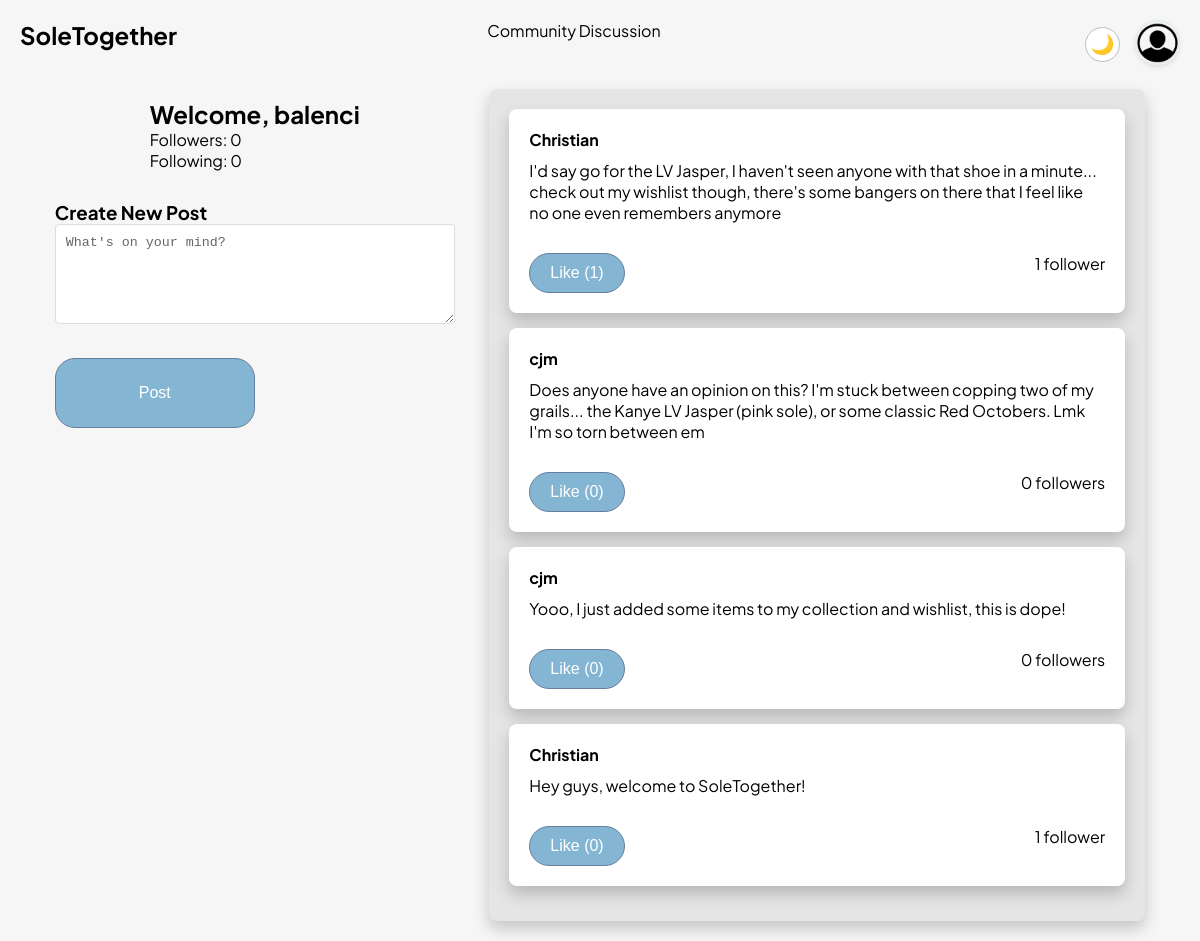
/discussion (signed in), run on the app's committed database.
### tables this page shows
CREATE TABLE DiscussionEntry (
    DiscussionEntryID INTEGER PRIMARY KEY AUTOINCREMENT,
    Body TEXT,
    Username TEXT NOT NULL,
    Likes INT DEFAULT 0,
    FOREIGN KEY (Username) REFERENCES Client(Username)
);

### main.py (the view)
@app.route('/discussion', methods=['GET'])
def view_discussion():
    if 'username' not in session:
        return redirect(url_for('login'))
    conn = get_db()
    dbCursor = conn.cursor()
    entries = logic.get_discussion_entries(dbCursor)
    user_stats = logic.get_user_stats(dbCursor, session['username'])
    return render_template(
        'discussion.html',
        entries=entries,
        current_user=session['username'],
        user_stats=user_stats
    )

### logic.py (called while the page is built)
def get_discussion_entries(dbCursor, limit=50):
    query = """
        SELECT de.DiscussionEntryID, de.Body, de.Username, de.Likes,
               COUNT(DISTINCT f.FollowerUsername) as FollowerCount
        FROM DiscussionEntry de
        LEFT JOIN Follows f ON de.Username = f.FollowingUsername
        GROUP BY de.DiscussionEntryID
        ORDER BY de.DiscussionEntryID DESC
        LIMIT ?
    """
    try:
        dbCursor.execute(query, (limit,))
        return dbCursor.fetchall()
    except Exception as e:
        print(f"Error fetching discussion entries: {e}")
        return []

def get_user_stats(dbCursor, username):
    try:
        follower_query = """
            SELECT COUNT(*) FROM Follows
            WHERE FollowingUsername = ?
        """
        dbCursor.execute(follower_query, (username,))
        follower_count = dbCursor.fetchone()[0]
        following_query = """
            SELECT COUNT(*) FROM Follows
            WHERE FollowerUsername = ?
        """
        dbCursor.execute(following_query, (username,))
        following_count = dbCursor.fetchone()[0]
        return {
            'followers': follower_count,
            'following': following_count
        }
    except Exception as e:
        print(f"Error getting user stats: {e}")
        return {'followers': 0, 'following': 0}

### main.py (called while the page is built)
def get_db():
    if 'db' not in g:
        g.db = sqlite3.connect(db_path, check_same_thread=False)
    return g.db

### templates/discussion.html (shortened to what this page needs)
<!DOCTYPE html>
<html>
<head>
    <link rel="stylesheet" href="static/app.css"/>
</head>
<body>
    <div class="top-of-menu">
        <a href="/menu" style="text-decoration: none; color: var(--text-primary);">
            <h2>SoleTogether</h2>
        </a>
        <p>Community Discussion</p>
        <div class="top-right-controls">
            <button id="theme-toggle" class="theme-btn">
                <span id="theme-icon">🌙</span>
            </button>
            <a href="{{ url_for('view_profile', username=session.username) }}">
                <img class="profile-icon" src="{{ url_for('static', filename='prof.jpeg') }}" alt="profile icon" style="cursor: pointer;">
            </a>
        </div>
    </div>
    <div class="discussion-container">
        <div class="left-column">
            <div class="user-stats">
                <h2>Welcome, {{ current_user }}</h2>
                <p>Followers: {{ user_stats.followers }}</p>
                <p>Following: {{ user_stats.following }}</p>
            </div>
            <div class="create-post">
                <h3>Create New Post</h3>
                <form id="postForm" onsubmit="createPost(event)">
                    <textarea name="body" required placeholder="What's on your mind?"></textarea>
                    <button type="submit" class="btn">Post</button>
                </form>
            </div>
        </div>
        <div class="column general-discussion-box">
            <div class="entries">
                {% for entry in entries %}
                <div class="general-discussion-entry entry" data-id="{{ entry[0] }}">
                    <div class="entry-header">
                        <a href="{{ url_for('view_profile', username=entry[2]) }}" style="text-decoration: none; color: var(--text-primary);">
                            <strong>{{ entry[2] }} </strong>
                        </a>
                    </div>
                    <p>{{ entry[1] }}</p>
                    <div class="entry-footer">
                        <button class="btn" onclick="toggleLike('{{entry[0]}}')">
                            Like ({{ entry[3] }})
                        </button>
                        {% if entry[4] == 1 %}
                            <span>{{ entry[4] }} follower</span>
                        {% else %}
                            <span>{{ entry[4] }} followers</span>
                        {% endif %}
                    </div>
                </div>
                {% endfor %}
            </div>
        </div>
    </div>
</body>
</html>

### static/app.css (style rules this page uses)
* { margin: 0; padding: 0; box-sizing: border-box; }
body { margin: 20px; font-family: "Plus Jakarta Sans", sans-serif; font-size: 1rem; background-color: rgb(246, 246, 246); }
html { font-size: 16px; scroll-behavior: smooth; }
.btn { padding: 10px 20px; font-size: 1rem; background-color: rgb(132, 182, 211); color: white; border-radius: 20px; cursor: pointer; border: 1.5px solid rgb(103, 126, 158); margin-top: 20px; }
.top-of-menu { display: flex; justify-content: space-between; margin-bottom: 20px; }
.top-of-menu p { transform: translateX(-57px); }
.profile-icon { border-radius: 10px; height: 40px; width: 40px; }
.discussion-container { display: flex; justify-content: space-between; }
.left-column { display: flex; flex: 1; margin-left: 3%; max-width: fit-content; align-items: center; flex-direction: column; }
.column { display: flex; flex: 1; align-items: center; flex-direction: column; }
.left-column button { width: 200px; height: 70px; }
.general-discussion-box { margin-left: 3%; margin-right: 3%; display: flex; grid-gap: 15px; width: 100%; padding: 20px; background-color: #e5e5e5; border-radius: 8px; box-sizing: border-box; box-shadow: 0px 8px 16px 0px rgba(0, 0, 0, 0.2); }
.general-discussion-entry { padding: 20px; background-color: #ffffff; border-radius: 8px; box-shadow: 0px 8px 16px 0px rgba(0, 0, 0, 0.2); }
.profile-icon { width: 45px; height: 45px; border-radius: 50%; border: 2px solid #e6edf0; box-shadow: 0 2px 4px rgba(0, 0, 0, 0.1); cursor: pointer; transition: transform 0.2s ease; }
:root { --background-primary: rgb(246, 246, 246); --background-secondary: #ffffff; --background-tertiary: #e5e5e5; --text-primary: #000000; --text-secondary: #666666; --accent-color: rgb(132, 182, 211); --border-color: #b6c0c4; --shadow-color: rgba(94, 94, 94, 0.2); --card-background: #ffffff; --card-hover: #f7f7f7; }
body { background-color: var(--background-primary); color: var(--text-primary); }
.top-right-controls { display: flex; align-items: center; gap: 15px; }
.theme-btn { background: none; border: none; cursor: pointer; font-size: 1.2rem; padding: 5px; display: flex; align-items: center; justify-content: center; border-radius: 50%; width: 35px; height: 35px; background-color: var(--background-secondary); border: 1px solid var(--border-color); transition: transform 0.2s ease; }
.general-discussion-box { background-color: var(--background-tertiary); }
.general-discussion-entry { background-color: var(--card-background); }
input, textarea { background-color: var(--card-background); color: var(--text-primary); border-color: var(--border-color); }
input::placeholder, textarea::placeholder { color: var(--text-secondary); }
* { transition: background-color 0.3s ease, color 0.3s ease; }

### templates/discussion.html (style rules this page uses)
.user-stats { margin-bottom: 20px; padding: 10px; }
.create-post { margin-bottom: 20px; }
.create-post textarea { width: 100%; min-height: 100px; margin-bottom: 10px; padding: 10px; border: 1px solid #ddd; border-radius: 4px; }
.entry { margin-bottom: 15px; }
.entry-header { display: flex; justify-content: space-between; align-items: center; margin-bottom: 10px; }
.entry-footer { margin-top: 10px; display: flex; justify-content: space-between; align-items: center; }

### data on the page
DiscussionEntry: Username "Christian", Body "I'd say go for the LV Jasper, I haven't seen anyone with that shoe in a minute... check out my wishlist though, there's some bangers on there that I feel like no one even remembers anymore", Likes "1"
DiscussionEntry: Username "cjm", Body "Does anyone have an opinion on this? I'm stuck between copping two of my grails... the Kanye LV Jasper (pink sole), or some classic Red Octobers. Lmk I'm so torn between em", Likes "0"
DiscussionEntry: Username "cjm", Body "Yooo, I just added some items to my collection and wishlist, this is dope!", Likes "0"
DiscussionEntry: Username "Christian", Body "Hey guys, welcome to SoleTogether!", Likes "0", DiscussionEntryID "1"

### other printed values
{{ current_user }} "balenci"
{{ user_stats.followers }} "0"
{{ user_stats.following }} "0"
